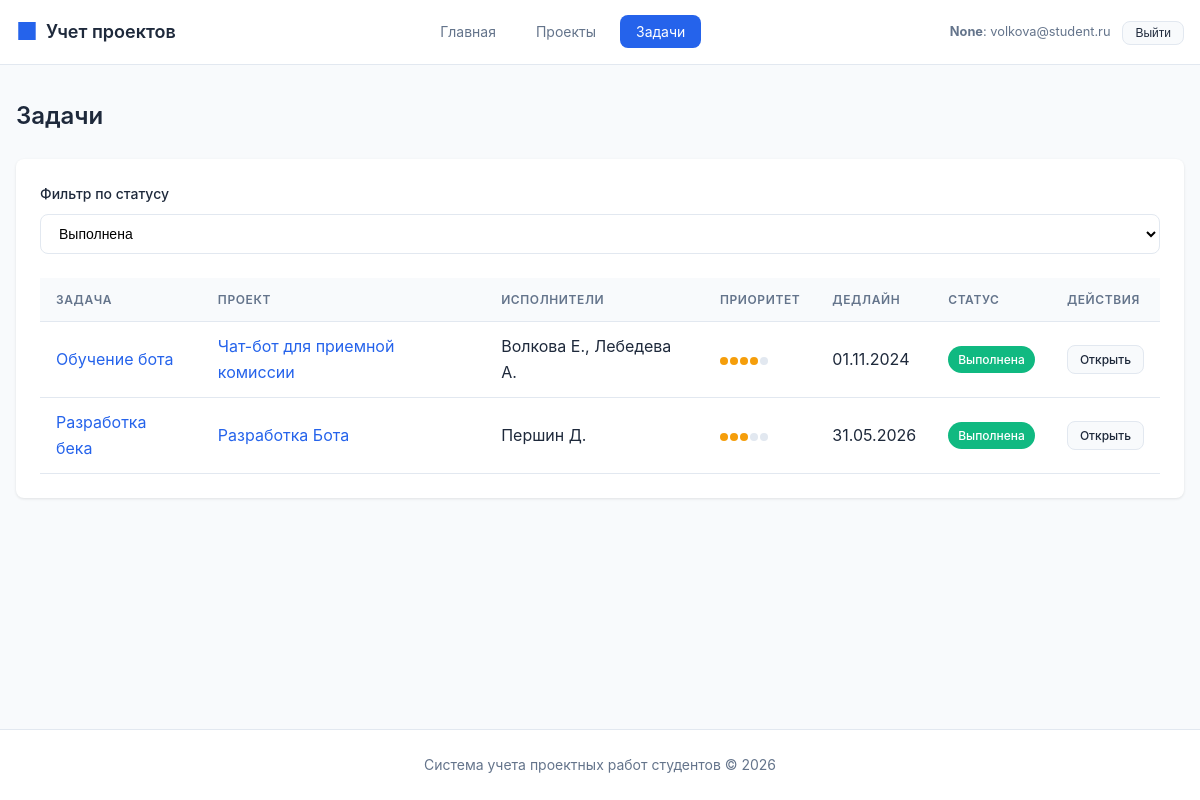
Page /tasks/?status_id=4 (signed in) on the committed database.
### tables this page shows
CREATE TABLE task (
    id INTEGER PRIMARY KEY AUTOINCREMENT,
    title TEXT NOT NULL,
    description TEXT,
    project_id INTEGER NOT NULL REFERENCES project(id) ON DELETE CASCADE,
    status_id INTEGER REFERENCES task_status(id) ON DELETE SET NULL,
    priority INTEGER DEFAULT 1 CHECK (priority >= 1 AND priority <= 5),
    deadline TEXT,
    created_at TEXT DEFAULT CURRENT_TIMESTAMP,
    updated_at TEXT DEFAULT CURRENT_TIMESTAMP
);

CREATE TABLE project (
    id INTEGER PRIMARY KEY AUTOINCREMENT,
    title TEXT NOT NULL,
    description TEXT,
    start_date TEXT NOT NULL,
    end_date TEXT NOT NULL,
    status_id INTEGER REFERENCES project_status(id) ON DELETE SET NULL,
    supervisor_id INTEGER REFERENCES teacher(id) ON DELETE SET NULL,
    created_at TEXT DEFAULT CURRENT_TIMESTAMP,
    updated_at TEXT DEFAULT CURRENT_TIMESTAMP,
    CONSTRAINT valid_dates CHECK (end_date >= start_date)
);

CREATE TABLE task_status (
    id INTEGER PRIMARY KEY AUTOINCREMENT,
    name TEXT NOT NULL UNIQUE,
    description TEXT,
    color TEXT DEFAULT '#6B7280'
);

### routes/tasks.py (the view, shortened to what this page needs)
@tasks_bp.route('/')
def list_tasks():
    status_filter = request.args.get('status_id', type=int)
    statuses = execute_query(
        "SELECT id, name, color FROM task_status ORDER BY id",
        fetch_all=True,
    )
    if status_filter and not any(s["id"] == status_filter for s in (statuses or [])):
        status_filter = None
    status_clause = ""
    status_params = ()
    if status_filter:
        status_clause = " AND t.status_id = %s"
        status_params = (status_filter,)
    if g.current_user["role"] == ROLE_TEACHER:
        query = _TASK_LIST_SELECT + """
            WHERE p.supervisor_id = %s""" + status_clause + """
            ORDER BY t.priority DESC, t.deadline ASC
        """
        params = (g.current_user["id"],) + status_params
        tasks = execute_query(query, params, fetch_all=True)
    else:
        query = _TASK_LIST_SELECT
        if status_filter:
            query += " WHERE t.status_id = %s"
            params = status_params
        else:
            params = ()
        query += " ORDER BY t.priority DESC, t.deadline ASC"
        tasks = execute_query(query, params, fetch_all=True)
    for task in tasks:
        task["can_edit"] = can_manage_task(task["id"])
    return render_template(
        'tasks/list.html',
        tasks=tasks,
        statuses=statuses or [],
        status_filter=status_filter,
    )

### database.py (called while the page is built, shortened)
def _parse_db_value(key, value):
    if not isinstance(value, str):
        return value
    if key.endswith("_at"):
        try:
            return datetime.fromisoformat(value)
        except ValueError:
            return value
    if key.endswith("_date") or key in DATE_FIELDS:
        try:
            return date.fromisoformat(value)
        except ValueError:
            return value
    return value

def _normalize_row(row):
    raw = dict(row)
    return {key: _parse_db_value(key, value) for key, value in raw.items()}

def get_db_connection():
    conn = sqlite3.connect(Config.SQLITE_PATH)
    conn.row_factory = sqlite3.Row
    conn.execute("PRAGMA foreign_keys = ON")
    return conn

def execute_query(query, params=None, fetch_one=False, fetch_all=False, commit=False):
    conn = get_db_connection()
    cursor = conn.cursor()
    result = None
    try:
        sqlite_query = query.replace("%s", "?")
        cursor.execute(sqlite_query, params or ())
        if fetch_one:
            row = cursor.fetchone()
            result = _normalize_row(row) if row else None
        elif fetch_all:
            result = [_normalize_row(row) for row in cursor.fetchall()]
    except Exception as e:
        conn.rollback()
        raise e
    finally:
        cursor.close()
        conn.close()
    return result

### routes/auth.py (called while the page is built, shortened)
def can_manage_project(project_id):
    current_user = g.current_user
    if not current_user:
        return False
    if current_user["role"] == ROLE_ADMIN:
        return True
    if current_user["role"] != ROLE_TEACHER:
        return False

def can_manage_task(task_id):
    task = execute_query(
        "SELECT project_id FROM task WHERE id = %s",
        (task_id,),
        fetch_one=True,
    )
    if not task:
        return False
    return can_manage_project(task["project_id"])

### templates/tasks/list.html (shortened to what this page needs)
{% extends 'base.html' %}
{% block content %}
<div class="page-header">
    <h1 class="page-title">Задачи</h1>
</div>
<div class="card">
    <form method="GET" action="{{ url_for('tasks.list_tasks') }}" class="inline-form" style="margin-bottom: 1.5rem;">
        <div class="form-group" style="margin-bottom: 0;">
            <label class="form-label" for="status_id">Фильтр по статусу</label>
            <select name="status_id" id="status_id" class="form-control" onchange="this.form.submit()">
                {% for status in statuses %}
                <option value="{{ status.id }}" {% if status_filter == status.id %}selected{% endif %}>
                    {{ status.name }}
                </option>
                {% endfor %}
            </select>
        </div>
    </form>
    {% if tasks %}
    <div class="table-container">
        <table>
            <thead>
                <tr>
                    <th>Задача</th>
                    <th>Проект</th>
                    <th>Исполнители</th>
                    <th>Приоритет</th>
                    <th>Дедлайн</th>
                    <th>Статус</th>
                    <th>Действия</th>
                </tr>
            </thead>
            <tbody>
                {% for task in tasks %}
                <tr>
                    <td>
                        <a href="{{ url_for('tasks.view_task', task_id=task.id) }}" class="link">
                            {{ task.title }}
                        </a>
                    </td>
                    <td>
                        <a href="{{ url_for('projects.view_project', project_id=task.project_id) }}" class="link">
                            {{ task.project_title }}
                        </a>
                    </td>
                    <td>{{ task.assignees or 'Не назначены' }}</td>
                    <td>
                        <div class="priority">
                            {% for i in range(5) %}
                            <span class="priority-dot {% if i < task.priority %}filled{% endif %}"></span>
                            {% endfor %}
                        </div>
                    </td>
                    <td>{{ task.deadline.strftime('%d.%m.%Y') if task.deadline else '-' }}</td>
                    <td>
                        <span class="badge badge-status" style="background-color: {{ task.status_color or '#6B7280' }}">
                            {{ task.status or 'Не указан' }}
                        </span>
                    </td>
                    <td>
                        <div class="btn-group">
                            <a href="{{ url_for('tasks.view_task', task_id=task.id) }}" class="btn btn-secondary btn-sm">Открыть</a>
                        </div>
                    </td>
                </tr>
                {% endfor %}
            </tbody>
        </table>
    </div>
    {% endif %}
</div>
{% endblock %}

### static/style.css (style rules this page uses)
* { margin: 0; padding: 0; box-sizing: border-box; }
:root { --primary: #2563eb; --primary-dark: #1d4ed8; --secondary: #64748b; --success: #10b981; --warning: #f59e0b; --danger: #ef4444; --background: #f8fafc; --surface: #ffffff; --text: #1e293b; --text-secondary: #64748b; --border: #e2e8f0; --shadow: 0 1px 3px rgba(0,0,0,0.1); --shadow-lg: 0 4px 6px rgba(0,0,0,0.1); --radius: 8px; }
body { font-family: -apple-system, BlinkMacSystemFont, 'Segoe UI', Roboto, 'Helvetica Neue', Arial, sans-serif; background-color: var(--background); color: var(--text); line-height: 1.6; min-height: 100vh; display: flex; flex-direction: column; }
.page-header { display: flex; align-items: center; justify-content: space-between; margin-bottom: 1.5rem; flex-wrap: wrap; gap: 1rem; }
.page-title { font-size: 1.5rem; font-weight: 600; color: var(--text); }
.card { background: var(--surface); border-radius: var(--radius); box-shadow: var(--shadow); padding: 1.5rem; margin-bottom: 1rem; }
.table-container { overflow-x: auto; }
table { width: 100%; border-collapse: collapse; }
th, td { padding: 0.75rem 1rem; text-align: left; border-bottom: 1px solid var(--border); }
th { font-weight: 600; font-size: 0.75rem; text-transform: uppercase; letter-spacing: 0.05em; color: var(--text-secondary); background: var(--background); }
.btn { display: inline-flex; align-items: center; gap: 0.5rem; padding: 0.5rem 1rem; font-size: 0.875rem; font-weight: 500; border-radius: var(--radius); border: none; cursor: pointer; text-decoration: none; transition: all 0.2s; }
.btn-secondary { background: var(--background); color: var(--text); border: 1px solid var(--border); }
.btn-sm { padding: 0.25rem 0.75rem; font-size: 0.75rem; }
.btn-group { display: flex; gap: 0.5rem; }
.form-group { margin-bottom: 1rem; }
.form-label { display: block; font-size: 0.875rem; font-weight: 500; margin-bottom: 0.5rem; color: var(--text); }
.form-control { width: 100%; padding: 0.625rem 0.875rem; font-size: 0.875rem; border: 1px solid var(--border); border-radius: var(--radius); background: var(--surface); transition: border-color 0.2s; }
select.form-control { cursor: pointer; }
.badge { display: inline-flex; align-items: center; padding: 0.25rem 0.625rem; font-size: 0.75rem; font-weight: 500; border-radius: 9999px; white-space: nowrap; }
.badge-status { color: white; }
.link { color: var(--primary); text-decoration: none; }
.priority { display: inline-flex; gap: 2px; }
.priority-dot { width: 8px; height: 8px; border-radius: 50%; background: var(--border); }
.priority-dot.filled { background: var(--warning); }
.inline-form { display: flex; gap: 0.5rem; align-items: flex-end; }
.inline-form .form-group { margin-bottom: 0; flex: 1; }

### rows in the picture
task: title "Обучение бота", project_title "Чат-бот для приемной комиссии", assignees "Волкова Е., Лебедева А.", priority 4 (drawn), deadline "01.11.2024", name "Выполнена"
task: title "Разработка бека", project_title "Разработка Бота", assignees "Першин Д.", priority 3 (drawn), deadline "31.05.2026", name "Выполнена"

### other values in the picture
{{ current_user.role_label }} "None"
{{ current_user.name }} "volkova@student.ru"
form field status_id "Выполнена"
